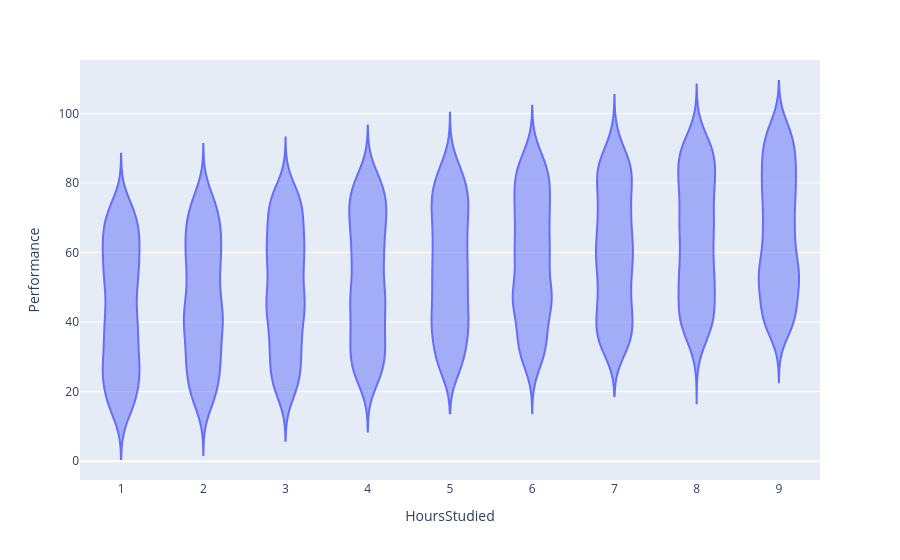

Notebook source saved alongside this figure:
### Code cell
px.violin(student_df, x='HoursStudied', y='Performance')

### Figure 1 — Plotly figure (JSON) as saved in the notebook; plotly's stock layout.template omitted (floating-point values rounded to 4 significant figures; data arrays with more than 128 entries replaced by an {"elided": "..."} marker saying what was removed)
{"data": [{"alignmentgroup": "True", "box": {"visible": false}, "hovertemplate": "HoursStudied=%{x}<br>Performance=%{y}<extra></extra>", "legendgroup": "", "marker": {"color": "#636efa"}, "name": "", "offsetgroup": "", "orientation": "v", "scalegroup": "True", "showlegend": false, "type": "violin", "x": {"elided": "10000 int values"}, "x0": " ", "xaxis": "x", "y": {"elided": "10000 int values"}, "y0": " ", "yaxis": "y"}], "layout": {"autosize": true, "legend": {"tracegroupgap": 0}, "margin": {"t": 60}, "violinmode": "group", "xaxis": {"anchor": "y", "autorange": true, "domain": [0, 1], "range": [0.5, 9.5], "title": {"text": "HoursStudied"}, "type": "linear"}, "yaxis": {"anchor": "x", "autorange": true, "domain": [0, 1], "range": [-5.412, 115.4], "title": {"text": "Performance"}, "type": "linear"}}}
